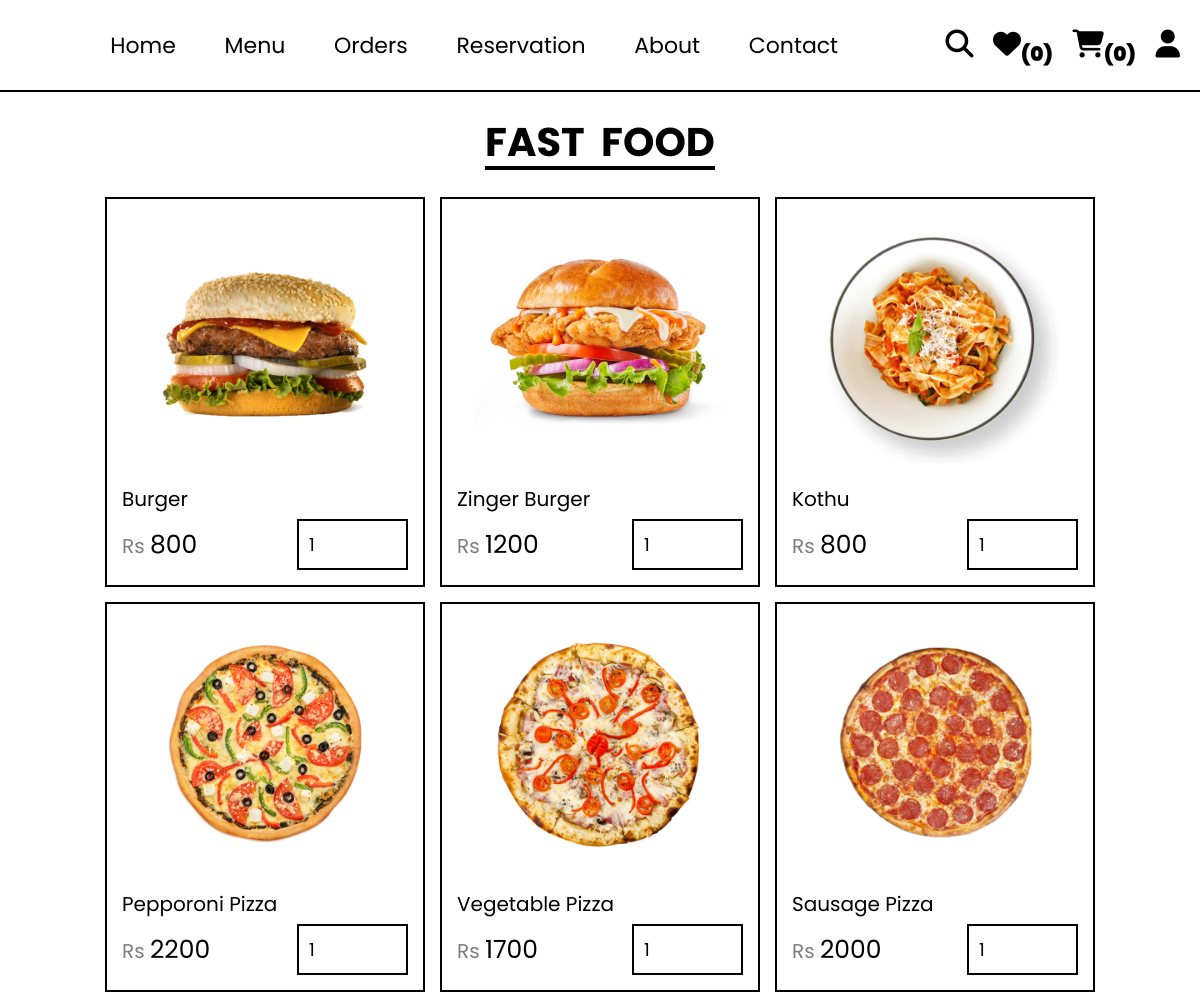
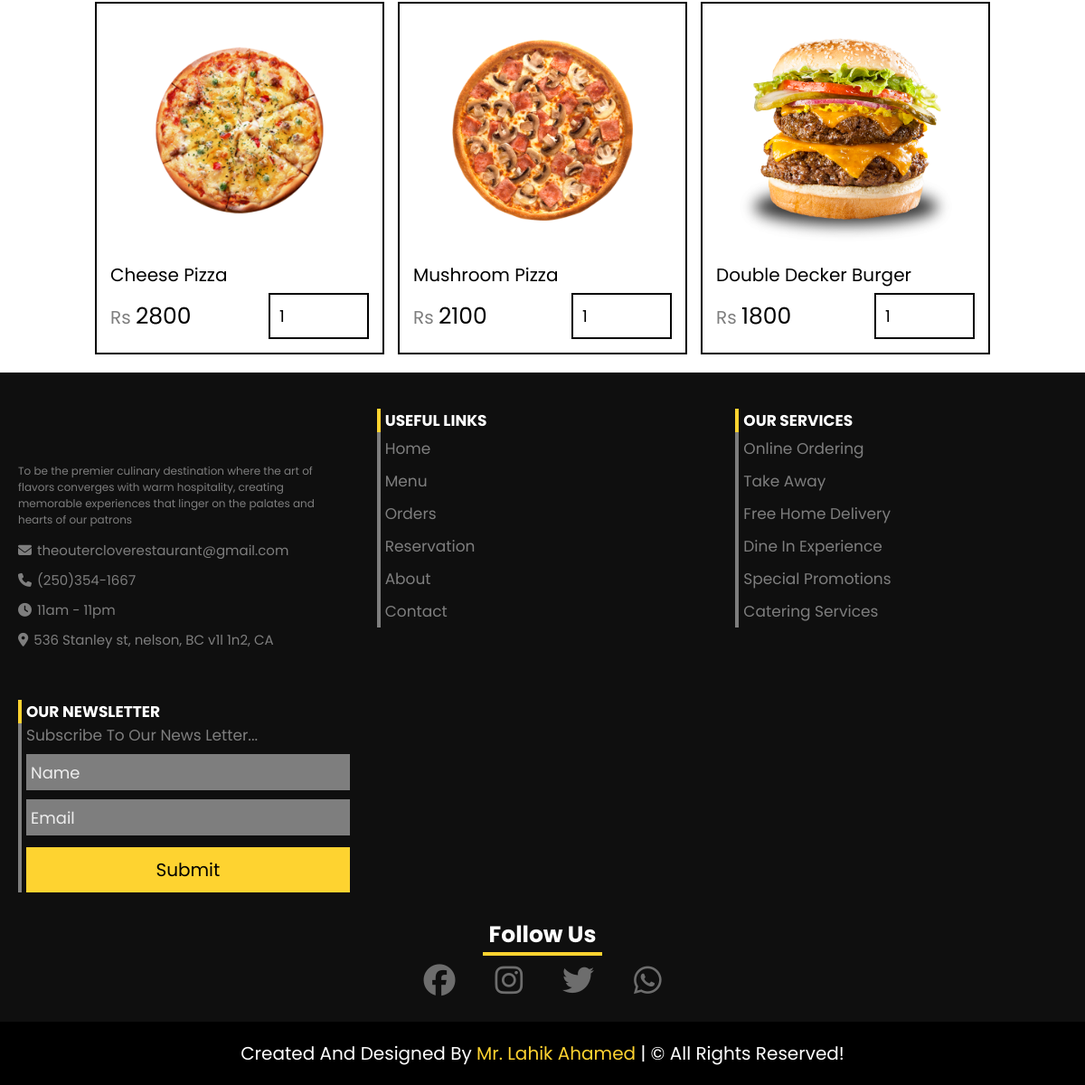
The app's page /customer/category.php?category=fast food with its own data (2 pictures, top to bottom).
### tables this page shows
CREATE TABLE `products` (
  `id` int(11) NOT NULL,
  `cuisine` varchar(50) NOT NULL,
  `category` varchar(50) NOT NULL,
  `name` varchar(50) NOT NULL,
  `price` int(11) NOT NULL,
  `image` varchar(50) NOT NULL,
  `hero_slider` tinyint(1) NOT NULL
);

### customer/category.php (the view, shortened to what this page needs)
<!DOCTYPE html>
<html lang="en">
<head>
    <link rel="stylesheet" href="https://cdn.jsdelivr.net/npm/swiper@11/swiper-bundle.min.css"/>
    <link rel="stylesheet" href="../CSS/customer_style.css">
</head>
<body>
    <?php include("../components/user_header.php"); ?>
    <section class="products">
        <?php $category = $_GET['category']; ?>
        <h1 class="title"><?= $category ?></h1>
        <div class="box-container">
            <?php
                $select_products = $conn->prepare("SELECT * FROM products WHERE category = ?");
                $select_products->execute([$category]);
                if($select_products->rowCount() > 0) {
                    while($fetch_products = $select_products->fetch(pdo::FETCH_ASSOC)) {
            ?>
                    <form action="" method="post" class="box">
                    <img src="../uploaded images/<?= $fetch_products['image']; ?>" alt="">
                    <div class="name"><?= $fetch_products['name']; ?></div>
                    <div class="flex">
                        <div class="price"><span>Rs </span><?= $fetch_products['price']; ?></div>
                        <input type="number" name="qty" class="qty" min="1" max="99"
                        value="1" maxlength="2" onkeypress="if(this.value.length == 2) return false;">
                    </div>
                    </form>
            <?php
                }
                }else {
                    echo '<div class="empty">no products added yet!</div>';
                }
            ?>
        </div>
    </section>
</body>
</html>
<?php include("../components/footer.php"); ?>

### CSS/customer_style.css (style rules this page uses)
:root { --yellow: #fed330; --red: #e74c3c; --light-color: #7e7e7e; --border: 2px solid #000; --light: #ededed; --light-black: #0f0f0f; }
* { font-family: 'poppins', sans-serif; margin: 0; padding: 0; box-sizing: border-box; outline: none; border: none; text-decoration: none; }
html { font-size: 62.5%; overflow-x: hidden; scroll-behavior: smooth; stop-opacity: 7rem; scroll-padding-top: 7rem; }
section { margin: 0 auto; max-width: 1300px; padding: 2rem; }
.title { text-align: center; margin-bottom: 2.5rem; font-size: 4rem; color: #000; text-transform: uppercase; text-decoration: underline; word-spacing: .8rem; text-underline-offset: 1rem; }
.products .box-container { display: grid; grid-template-columns: repeat(auto-fit, 32rem); justify-content: center; align-items: flex-start; gap: 1.5rem; }
.products .box-container .box { padding: 1.5rem; border: var(--border); position: relative; overflow: hidden; }
.products .box-container .box img { height: 25rem; width: 100%; object-fit: contain; }
.products .box-container .box .name { font-size: 2rem; text-transform: capitalize; color: #000; margin: 1.5rem 0 .5rem 0; }
.products .box-container .box .flex { display: flex; align-items: center; gap: 1rem; margin-top: .5rem; }
.products .box-container .box .flex .price { margin-right: auto; font-size: 2.5rem; color: #000; }
.products .box-container .box .flex .price span { color: var(--light-color); font-size: 2rem; }
.products .box-container .box .flex .qty { padding: 1rem; border: var(--border); font-size: 1.8rem; color: #000; }

### records on screen
products: image (picture), name "Burger", price "800"
products: image (picture), name "Zinger Burger", price "1200"
products: image (picture), name "Kothu", price "800"
products: image (picture), name "Pepporoni Pizza", price "2200"
products: image (picture), name "Vegetable Pizza", price "1700"
products: image (picture), name "Sausage Pizza", price "2000"
products: image (picture), name "Cheese Pizza", price "2800"
products: image (picture), name "Mushroom Pizza", price "2100"
products: image (picture), name "Double Decker Burger", price "1800"

### other values on screen
$total_user_wishlist_items "0"
count($_SESSION["cart"]) "0"
$category "FAST FOOD"
